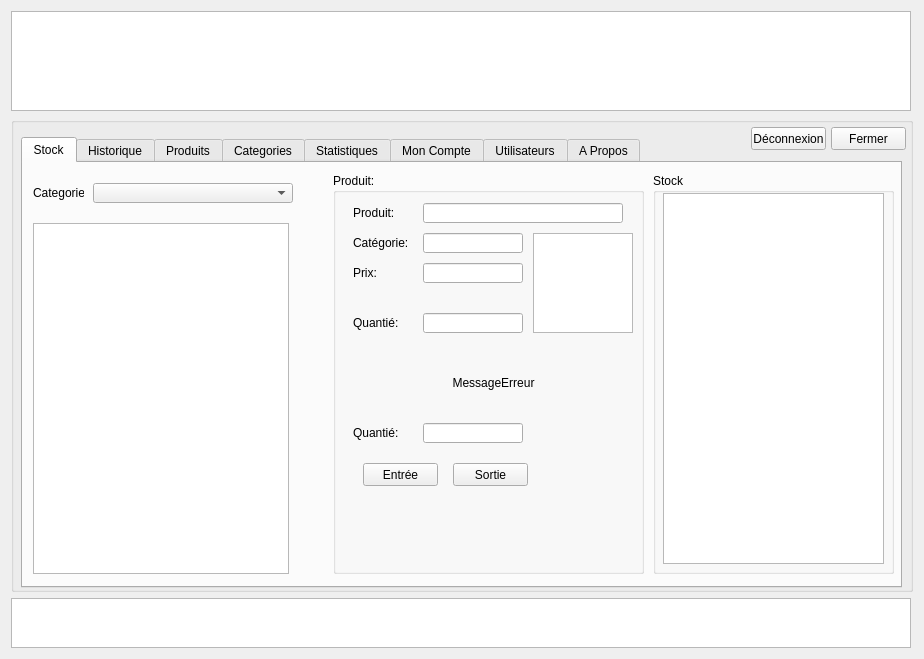
<?xml version="1.0" encoding="UTF-8"?>
<ui version="4.0">
 <class>SmartStockForm</class>
 <widget class="QWidget" name="SmartStockForm">
  <property name="geometry">
   <rect>
    <x>0</x>
    <y>0</y>
    <width>920</width>
    <height>655</height>
   </rect>
  </property>
  <property name="windowTitle">
   <string>Smart-Stock</string>
  </property>
  <layout class="QGridLayout" name="gridLayout">
   <item row="0" column="0">
    <widget class="QGraphicsView" name="header">
     <property name="minimumSize">
      <size>
       <width>900</width>
       <height>100</height>
      </size>
     </property>
     <property name="maximumSize">
      <size>
       <width>900</width>
       <height>100</height>
      </size>
     </property>
    </widget>
   </item>
   <item row="1" column="0">
    <widget class="QGroupBox" name="groupBox">
     <property name="minimumSize">
      <size>
       <width>902</width>
       <height>475</height>
      </size>
     </property>
     <property name="maximumSize">
      <size>
       <width>902</width>
       <height>475</height>
      </size>
     </property>
     <property name="title">
      <string/>
     </property>
     <widget class="QTabWidget" name="tabWidget">
      <property name="geometry">
       <rect>
        <x>10</x>
        <y>20</y>
        <width>881</width>
        <height>451</height>
       </rect>
      </property>
      <property name="currentIndex">
       <number>0</number>
      </property>
      <widget class="QWidget" name="Stock">
       <attribute name="title">
        <string>Stock</string>
       </attribute>
       <widget class="QListView" name="listView_Stock__Produit">
        <property name="geometry">
         <rect>
          <x>10</x>
          <y>60</y>
          <width>256</width>
          <height>351</height>
         </rect>
        </property>
       </widget>
       <widget class="QLabel" name="label_Stock_Categorie_2">
        <property name="geometry">
         <rect>
          <x>10</x>
          <y>20</y>
          <width>51</width>
          <height>20</height>
         </rect>
        </property>
        <property name="text">
         <string>Categorie:</string>
        </property>
       </widget>
       <widget class="QComboBox" name="comboBox_Stock_Categorie">
        <property name="geometry">
         <rect>
          <x>70</x>
          <y>20</y>
          <width>200</width>
          <height>20</height>
         </rect>
        </property>
       </widget>
       <widget class="QGroupBox" name="groupBox_Stock_Produit">
        <property name="geometry">
         <rect>
          <x>310</x>
          <y>10</y>
          <width>311</width>
          <height>401</height>
         </rect>
        </property>
        <property name="title">
         <string>Produit:</string>
        </property>
        <widget class="QLabel" name="label_Stock_Produit">
         <property name="geometry">
          <rect>
           <x>20</x>
           <y>30</y>
           <width>70</width>
           <height>20</height>
          </rect>
         </property>
         <property name="text">
          <string>Produit:</string>
         </property>
        </widget>
        <widget class="QLineEdit" name="lineEdit_Stock_Produit">
         <property name="geometry">
          <rect>
           <x>90</x>
           <y>30</y>
           <width>200</width>
           <height>20</height>
          </rect>
         </property>
         <property name="readOnly">
          <bool>true</bool>
         </property>
        </widget>
        <widget class="QGraphicsView" name="graphicsView_Stock_Photo">
         <property name="geometry">
          <rect>
           <x>200</x>
           <y>60</y>
           <width>100</width>
           <height>100</height>
          </rect>
         </property>
        </widget>
        <widget class="QPushButton" name="pushButton_Stock_Entree">
         <property name="geometry">
          <rect>
           <x>30</x>
           <y>290</y>
           <width>75</width>
           <height>23</height>
          </rect>
         </property>
         <property name="text">
          <string>Entrée</string>
         </property>
        </widget>
        <widget class="QPushButton" name="pushButton_Stock_Sortie">
         <property name="geometry">
          <rect>
           <x>120</x>
           <y>290</y>
           <width>75</width>
           <height>23</height>
          </rect>
         </property>
         <property name="text">
          <string>Sortie</string>
         </property>
        </widget>
        <widget class="QLineEdit" name="lineEdit_Stock_Prix">
         <property name="geometry">
          <rect>
           <x>90</x>
           <y>90</y>
           <width>100</width>
           <height>20</height>
          </rect>
         </property>
         <property name="readOnly">
          <bool>true</bool>
         </property>
        </widget>
        <widget class="QLabel" name="label_Stock_Prix">
         <property name="geometry">
          <rect>
           <x>20</x>
           <y>90</y>
           <width>70</width>
           <height>20</height>
          </rect>
         </property>
         <property name="text">
          <string>Prix:</string>
         </property>
        </widget>
        <widget class="QLabel" name="label_Stock_Categorie">
         <property name="enabled">
          <bool>true</bool>
         </property>
         <property name="geometry">
          <rect>
           <x>20</x>
           <y>60</y>
           <width>70</width>
           <height>20</height>
          </rect>
         </property>
         <property name="text">
          <string>Catégorie:</string>
         </property>
        </widget>
        <widget class="QLineEdit" name="lineEdit_Stock_Categorie">
         <property name="enabled">
          <bool>true</bool>
         </property>
         <property name="geometry">
          <rect>
           <x>90</x>
           <y>60</y>
           <width>100</width>
           <height>20</height>
          </rect>
         </property>
         <property name="text">
          <string/>
         </property>
         <property name="readOnly">
          <bool>true</bool>
         </property>
        </widget>
        <widget class="QLineEdit" name="lineEdit_Stock_Quantite">
         <property name="geometry">
          <rect>
           <x>90</x>
           <y>250</y>
           <width>100</width>
           <height>20</height>
          </rect>
         </property>
        </widget>
        <widget class="QLabel" name="label_Stock_Quantite">
         <property name="geometry">
          <rect>
           <x>20</x>
           <y>250</y>
           <width>70</width>
           <height>20</height>
          </rect>
         </property>
         <property name="text">
          <string>Quantié:</string>
         </property>
        </widget>
        <widget class="QLineEdit" name="lineEdit_Stock_QuantiteActuel">
         <property name="geometry">
          <rect>
           <x>90</x>
           <y>140</y>
           <width>100</width>
           <height>20</height>
          </rect>
         </property>
         <property name="readOnly">
          <bool>true</bool>
         </property>
        </widget>
        <widget class="QLabel" name="label_Stock_QuantiteActuel">
         <property name="geometry">
          <rect>
           <x>20</x>
           <y>140</y>
           <width>70</width>
           <height>20</height>
          </rect>
         </property>
         <property name="text">
          <string>Quantié:</string>
         </property>
        </widget>
        <widget class="QLabel" name="label_Stock_MessageErreur">
         <property name="geometry">
          <rect>
           <x>20</x>
           <y>200</y>
           <width>281</width>
           <height>20</height>
          </rect>
         </property>
         <property name="text">
          <string>MessageErreur</string>
         </property>
         <property name="alignment">
          <set>Qt::AlignCenter</set>
         </property>
        </widget>
       </widget>
       <widget class="QGroupBox" name="groupBox_Stock">
        <property name="geometry">
         <rect>
          <x>630</x>
          <y>10</y>
          <width>241</width>
          <height>401</height>
         </rect>
        </property>
        <property name="title">
         <string>Stock</string>
        </property>
        <widget class="QTableView" name="tableView_Stock">
         <property name="geometry">
          <rect>
           <x>10</x>
           <y>20</y>
           <width>221</width>
           <height>371</height>
          </rect>
         </property>
        </widget>
       </widget>
      </widget>
      <widget class="QWidget" name="Historique">
       <attribute name="title">
        <string>Historique</string>
       </attribute>
       <widget class="QGroupBox" name="groupBox_Historique_IN">
        <property name="geometry">
         <rect>
          <x>10</x>
          <y>10</y>
          <width>420</width>
          <height>401</height>
         </rect>
        </property>
        <property name="title">
         <string>Entreé</string>
        </property>
        <widget class="QTableView" name="tableView_Historique_IN">
         <property name="geometry">
          <rect>
           <x>10</x>
           <y>20</y>
           <width>401</width>
           <height>371</height>
          </rect>
         </property>
        </widget>
       </widget>
       <widget class="QGroupBox" name="groupBox_Historique_IN_2">
        <property name="geometry">
         <rect>
          <x>450</x>
          <y>10</y>
          <width>420</width>
          <height>401</height>
         </rect>
        </property>
        <property name="title">
         <string>Sortie</string>
        </property>
        <widget class="QTableView" name="tableView_Historique_OUT">
         <property name="geometry">
          <rect>
           <x>10</x>
           <y>20</y>
           <width>401</width>
           <height>371</height>
          </rect>
         </property>
        </widget>
       </widget>
      </widget>
      <widget class="QWidget" name="Produits">
       <attribute name="title">
        <string>Produits</string>
       </attribute>
       <widget class="QListView" name="listView_Prod_Produit">
        <property name="geometry">
         <rect>
          <x>10</x>
          <y>60</y>
          <width>256</width>
          <height>351</height>
         </rect>
        </property>
       </widget>
       <widget class="QGroupBox" name="groupBox_Prod_Produit">
        <property name="geometry">
         <rect>
          <x>310</x>
          <y>10</y>
          <width>550</width>
          <height>401</height>
         </rect>
        </property>
        <property name="title">
         <string>Produit:</string>
        </property>
        <widget class="QLabel" name="label_Prod_Produit">
         <property name="geometry">
          <rect>
           <x>20</x>
           <y>30</y>
           <width>70</width>
           <height>20</height>
          </rect>
         </property>
         <property name="text">
          <string>Produit:</string>
         </property>
        </widget>
        <widget class="QLabel" name="label_Prod_Photo">
         <property name="geometry">
          <rect>
           <x>20</x>
           <y>190</y>
           <width>70</width>
           <height>20</height>
          </rect>
         </property>
         <property name="text">
          <string>Photo:</string>
         </property>
        </widget>
        <widget class="QLabel" name="label_Prod_Description">
         <property name="geometry">
          <rect>
           <x>20</x>
           <y>110</y>
           <width>70</width>
           <height>16</height>
          </rect>
         </property>
         <property name="text">
          <string>Description:</string>
         </property>
        </widget>
        <widget class="QPlainTextEdit" name="plainTextEdit_Prod_Description">
         <property name="geometry">
          <rect>
           <x>90</x>
           <y>60</y>
           <width>200</width>
           <height>121</height>
          </rect>
         </property>
         <property name="readOnly">
          <bool>false</bool>
         </property>
        </widget>
        <widget class="QLineEdit" name="lineEdit_Prod_Produit">
         <property name="geometry">
          <rect>
           <x>90</x>
           <y>30</y>
           <width>200</width>
           <height>20</height>
          </rect>
         </property>
         <property name="readOnly">
          <bool>true</bool>
         </property>
        </widget>
        <widget class="QLineEdit" name="lineEdit_Prod_Photo">
         <property name="geometry">
          <rect>
           <x>90</x>
           <y>190</y>
           <width>200</width>
           <height>20</height>
          </rect>
         </property>
         <property name="readOnly">
          <bool>false</bool>
         </property>
        </widget>
        <widget class="QGraphicsView" name="graphicsView_Prod_Photo">
         <property name="geometry">
          <rect>
           <x>340</x>
           <y>30</y>
           <width>200</width>
           <height>200</height>
          </rect>
         </property>
        </widget>
        <widget class="QPushButton" name="pushButton_Prod_Ajouter">
         <property name="geometry">
          <rect>
           <x>70</x>
           <y>360</y>
           <width>75</width>
           <height>23</height>
          </rect>
         </property>
         <property name="text">
          <string>Ajouter</string>
         </property>
        </widget>
        <widget class="QPushButton" name="pushButton_Prod_Enregistrer">
         <property name="geometry">
          <rect>
           <x>160</x>
           <y>360</y>
           <width>75</width>
           <height>23</height>
          </rect>
         </property>
         <property name="text">
          <string>Enregistrer</string>
         </property>
        </widget>
        <widget class="QPushButton" name="pushButton_Prod_Modifier">
         <property name="geometry">
          <rect>
           <x>250</x>
           <y>360</y>
           <width>75</width>
           <height>23</height>
          </rect>
         </property>
         <property name="text">
          <string>Modifier</string>
         </property>
        </widget>
        <widget class="QPushButton" name="pushButton_Prod_Supprimer">
         <property name="geometry">
          <rect>
           <x>340</x>
           <y>360</y>
           <width>75</width>
           <height>23</height>
          </rect>
         </property>
         <property name="text">
          <string>Supprimer</string>
         </property>
        </widget>
        <widget class="QLineEdit" name="lineEdit_Prod_Prix">
         <property name="geometry">
          <rect>
           <x>90</x>
           <y>220</y>
           <width>200</width>
           <height>20</height>
          </rect>
         </property>
         <property name="readOnly">
          <bool>false</bool>
         </property>
        </widget>
        <widget class="QLabel" name="label_Prod_Prix">
         <property name="geometry">
          <rect>
           <x>20</x>
           <y>220</y>
           <width>70</width>
           <height>20</height>
          </rect>
         </property>
         <property name="text">
          <string>Prix:</string>
         </property>
        </widget>
        <widget class="QLineEdit" name="lineEdit_Prod_Active">
         <property name="geometry">
          <rect>
           <x>90</x>
           <y>250</y>
           <width>200</width>
           <height>20</height>
          </rect>
         </property>
         <property name="readOnly">
          <bool>false</bool>
         </property>
        </widget>
        <widget class="QLabel" name="label_Prod_Active">
         <property name="geometry">
          <rect>
           <x>20</x>
           <y>250</y>
           <width>70</width>
           <height>20</height>
          </rect>
         </property>
         <property name="text">
          <string>Active:</string>
         </property>
        </widget>
        <widget class="QLabel" name="label_Prod_Categorie_2">
         <property name="enabled">
          <bool>true</bool>
         </property>
         <property name="geometry">
          <rect>
           <x>20</x>
           <y>280</y>
           <width>70</width>
           <height>20</height>
          </rect>
         </property>
         <property name="text">
          <string>Catégorie:</string>
         </property>
        </widget>
        <widget class="QLineEdit" name="lineEdit_Prod_Categorie">
         <property name="enabled">
          <bool>true</bool>
         </property>
         <property name="geometry">
          <rect>
           <x>90</x>
           <y>280</y>
           <width>200</width>
           <height>20</height>
          </rect>
         </property>
         <property name="text">
          <string/>
         </property>
         <property name="readOnly">
          <bool>true</bool>
         </property>
        </widget>
        <widget class="QPushButton" name="pushButton_Prod_Desactiver">
         <property name="geometry">
          <rect>
           <x>430</x>
           <y>360</y>
           <width>75</width>
           <height>23</height>
          </rect>
         </property>
         <property name="text">
          <string>Désactiver</string>
         </property>
        </widget>
        <widget class="QComboBox" name="comboBox_Prod_Categorie_2">
         <property name="enabled">
          <bool>true</bool>
         </property>
         <property name="geometry">
          <rect>
           <x>90</x>
           <y>280</y>
           <width>200</width>
           <height>20</height>
          </rect>
         </property>
        </widget>
        <widget class="QPushButton" name="pushButton_Prod_ParcourirPhoto">
         <property name="enabled">
          <bool>false</bool>
         </property>
         <property name="geometry">
          <rect>
           <x>390</x>
           <y>250</y>
           <width>75</width>
           <height>23</height>
          </rect>
         </property>
         <property name="text">
          <string>Parcourir</string>
         </property>
        </widget>
       </widget>
       <widget class="QComboBox" name="comboBox_Prod_Categorie">
        <property name="geometry">
         <rect>
          <x>70</x>
          <y>20</y>
          <width>200</width>
          <height>20</height>
         </rect>
        </property>
       </widget>
       <widget class="QLabel" name="label_Prod_Categorie">
        <property name="geometry">
         <rect>
          <x>10</x>
          <y>20</y>
          <width>51</width>
          <height>20</height>
         </rect>
        </property>
        <property name="text">
         <string>Categorie:</string>
        </property>
       </widget>
      </widget>
      <widget class="QWidget" name="Categories">
       <attribute name="title">
        <string>Categories</string>
       </attribute>
       <widget class="QListView" name="listView_Categorie">
        <property name="geometry">
         <rect>
          <x>10</x>
          <y>20</y>
          <width>256</width>
          <height>391</height>
         </rect>
        </property>
       </widget>
       <widget class="QGroupBox" name="groupBox_Cat_Categorie">
        <property name="geometry">
         <rect>
          <x>310</x>
          <y>10</y>
          <width>550</width>
          <height>300</height>
         </rect>
        </property>
        <property name="title">
         <string>Categorie:</string>
        </property>
        <widget class="QLabel" name="label_Cat_Categorie">
         <property name="geometry">
          <rect>
           <x>20</x>
           <y>30</y>
           <width>70</width>
           <height>20</height>
          </rect>
         </property>
         <property name="text">
          <string>Categorie:</string>
         </property>
        </widget>
        <widget class="QLabel" name="label_Cat_Photo">
         <property name="geometry">
          <rect>
           <x>20</x>
           <y>190</y>
           <width>70</width>
           <height>20</height>
          </rect>
         </property>
         <property name="text">
          <string>Photo:</string>
         </property>
        </widget>
        <widget class="QLabel" name="label_Cat_Description">
         <property name="geometry">
          <rect>
           <x>20</x>
           <y>110</y>
           <width>70</width>
           <height>16</height>
          </rect>
         </property>
         <property name="text">
          <string>Description:</string>
         </property>
        </widget>
        <widget class="QPlainTextEdit" name="plainTextEdit_Cat_Description">
         <property name="geometry">
          <rect>
           <x>90</x>
           <y>60</y>
           <width>200</width>
           <height>121</height>
          </rect>
         </property>
        </widget>
        <widget class="QLineEdit" name="lineEdit_Cat_Categorie">
         <property name="geometry">
          <rect>
           <x>90</x>
           <y>30</y>
           <width>200</width>
           <height>20</height>
          </rect>
         </property>
        </widget>
        <widget class="QLineEdit" name="lineEdit_Cat_Photo">
         <property name="geometry">
          <rect>
           <x>90</x>
           <y>190</y>
           <width>200</width>
           <height>20</height>
          </rect>
         </property>
        </widget>
        <widget class="QGraphicsView" name="graphicsView_Cat_Photo">
         <property name="geometry">
          <rect>
           <x>340</x>
           <y>30</y>
           <width>200</width>
           <height>200</height>
          </rect>
         </property>
        </widget>
        <widget class="QPushButton" name="pushButton_Cat_Ajouter">
         <property name="geometry">
          <rect>
           <x>70</x>
           <y>260</y>
           <width>75</width>
           <height>23</height>
          </rect>
         </property>
         <property name="text">
          <string>Ajouter</string>
         </property>
        </widget>
        <widget class="QPushButton" name="pushButton_Cat_Enregistrer">
         <property name="geometry">
          <rect>
           <x>160</x>
           <y>260</y>
           <width>75</width>
           <height>23</height>
          </rect>
         </property>
         <property name="text">
          <string>Enregistrer</string>
         </property>
        </widget>
        <widget class="QPushButton" name="pushButton_Cat_Modifier">
         <property name="geometry">
          <rect>
           <x>250</x>
           <y>260</y>
           <width>75</width>
           <height>23</height>
          </rect>
         </property>
         <property name="text">
          <string>Modifier</string>
         </property>
        </widget>
        <widget class="QPushButton" name="pushButton_Cat_Supprimer">
         <property name="geometry">
          <rect>
           <x>340</x>
           <y>260</y>
           <width>75</width>
           <height>23</height>
          </rect>
         </property>
         <property name="text">
          <string>Supprimer</string>
         </property>
        </widget>
       </widget>
      </widget>
      <widget class="QWidget" name="Statistiques">
       <attribute name="title">
        <string>Statistiques</string>
       </attribute>
       <widget class="QGroupBox" name="groupBox_Stat_BM">
        <property name="geometry">
         <rect>
          <x>10</x>
          <y>10</y>
          <width>241</width>
          <height>411</height>
         </rect>
        </property>
        <property name="title">
         <string>Meilleurs Produits pour ce mois</string>
        </property>
        <widget class="QTableView" name="tableView_Stat_BM">
         <property name="geometry">
          <rect>
           <x>10</x>
           <y>20</y>
           <width>221</width>
           <height>381</height>
          </rect>
         </property>
        </widget>
       </widget>
       <widget class="QGroupBox" name="groupBox_Stat_BY">
        <property name="geometry">
         <rect>
          <x>320</x>
          <y>10</y>
          <width>241</width>
          <height>411</height>
         </rect>
        </property>
        <property name="title">
         <string>Meilleurs Produits de l'année</string>
        </property>
        <widget class="QTableView" name="tableView_Stat_BY">
         <property name="geometry">
          <rect>
           <x>10</x>
           <y>20</y>
           <width>221</width>
           <height>381</height>
          </rect>
         </property>
        </widget>
       </widget>
       <widget class="QGroupBox" name="groupBox_Stat_WM">
        <property name="geometry">
         <rect>
          <x>630</x>
          <y>10</y>
          <width>241</width>
          <height>411</height>
         </rect>
        </property>
        <property name="title">
         <string>Toujours En Stock</string>
        </property>
        <widget class="QTableView" name="tableView_Stat_WM">
         <property name="geometry">
          <rect>
           <x>10</x>
           <y>20</y>
           <width>221</width>
           <height>381</height>
          </rect>
         </property>
        </widget>
       </widget>
      </widget>
      <widget class="QWidget" name="MonCompte">
       <attribute name="title">
        <string>Mon Compte</string>
       </attribute>
       <widget class="QLabel" name="label_Login">
        <property name="geometry">
         <rect>
          <x>300</x>
          <y>40</y>
          <width>171</width>
          <height>21</height>
         </rect>
        </property>
        <property name="text">
         <string>Login</string>
        </property>
       </widget>
       <widget class="QLabel" name="label_Password">
        <property name="geometry">
         <rect>
          <x>300</x>
          <y>70</y>
          <width>171</width>
          <height>21</height>
         </rect>
        </property>
        <property name="text">
         <string>Password</string>
        </property>
        <property name="textFormat">
         <enum>Qt::AutoText</enum>
        </property>
       </widget>
       <widget class="QLabel" name="label_Nom">
        <property name="geometry">
         <rect>
          <x>300</x>
          <y>100</y>
          <width>171</width>
          <height>21</height>
         </rect>
        </property>
        <property name="text">
         <string>Nom</string>
        </property>
       </widget>
       <widget class="QLabel" name="label_Active">
        <property name="geometry">
         <rect>
          <x>300</x>
          <y>130</y>
          <width>171</width>
          <height>21</height>
         </rect>
        </property>
        <property name="text">
         <string>Active</string>
        </property>
       </widget>
       <widget class="QLabel" name="label_Droits">
        <property name="geometry">
         <rect>
          <x>300</x>
          <y>160</y>
          <width>171</width>
          <height>21</height>
         </rect>
        </property>
        <property name="text">
         <string>Droits</string>
        </property>
       </widget>
       <widget class="QLabel" name="label_Photo">
        <property name="geometry">
         <rect>
          <x>300</x>
          <y>190</y>
          <width>171</width>
          <height>21</height>
         </rect>
        </property>
        <property name="text">
         <string>Photos</string>
        </property>
       </widget>
       <widget class="QGraphicsView" name="graphicsView_PhotoUser">
        <property name="geometry">
         <rect>
          <x>10</x>
          <y>20</y>
          <width>200</width>
          <height>200</height>
         </rect>
        </property>
       </widget>
       <widget class="QLabel" name="label_Photo_2">
        <property name="geometry">
         <rect>
          <x>230</x>
          <y>190</y>
          <width>55</width>
          <height>21</height>
         </rect>
        </property>
        <property name="text">
         <string>Photos:</string>
        </property>
       </widget>
       <widget class="QLabel" name="label_Nom_2">
        <property name="geometry">
         <rect>
          <x>230</x>
          <y>100</y>
          <width>55</width>
          <height>21</height>
         </rect>
        </property>
        <property name="text">
         <string>Nom:</string>
        </property>
       </widget>
       <widget class="QLabel" name="label_Droits_2">
        <property name="geometry">
         <rect>
          <x>230</x>
          <y>160</y>
          <width>55</width>
          <height>21</height>
         </rect>
        </property>
        <property name="text">
         <string>Droits:</string>
        </property>
       </widget>
       <widget class="QLabel" name="label_Password_2">
        <property name="geometry">
         <rect>
          <x>230</x>
          <y>70</y>
          <width>55</width>
          <height>21</height>
         </rect>
        </property>
        <property name="text">
         <string>Password:</string>
        </property>
       </widget>
       <widget class="QLabel" name="label_Login_2">
        <property name="geometry">
         <rect>
          <x>230</x>
          <y>40</y>
          <width>55</width>
          <height>21</height>
         </rect>
        </property>
        <property name="text">
         <string>Login:</string>
        </property>
       </widget>
       <widget class="QLabel" name="label_Active_2">
        <property name="geometry">
         <rect>
          <x>230</x>
          <y>130</y>
          <width>55</width>
          <height>21</height>
         </rect>
        </property>
        <property name="text">
         <string>Active:</string>
        </property>
       </widget>
      </widget>
      <widget class="QWidget" name="Utilisateurs">
       <attribute name="title">
        <string>Utilisateurs</string>
       </attribute>
       <widget class="QListView" name="listView_Utilisateur">
        <property name="geometry">
         <rect>
          <x>10</x>
          <y>20</y>
          <width>256</width>
          <height>391</height>
         </rect>
        </property>
       </widget>
       <widget class="QGroupBox" name="groupBox_User_Utilisateur">
        <property name="geometry">
         <rect>
          <x>310</x>
          <y>10</y>
          <width>550</width>
          <height>300</height>
         </rect>
        </property>
        <property name="title">
         <string>Utilisateur:</string>
        </property>
        <widget class="QLabel" name="label_User_Login">
         <property name="geometry">
          <rect>
           <x>20</x>
           <y>30</y>
           <width>70</width>
           <height>20</height>
          </rect>
         </property>
         <property name="text">
          <string>Login:</string>
         </property>
        </widget>
        <widget class="QLabel" name="label_User_Photo">
         <property name="geometry">
          <rect>
           <x>20</x>
           <y>190</y>
           <width>70</width>
           <height>20</height>
          </rect>
         </property>
         <property name="text">
          <string>Photo:</string>
         </property>
        </widget>
        <widget class="QLineEdit" name="lineEdit_User_Login">
         <property name="geometry">
          <rect>
           <x>90</x>
           <y>30</y>
           <width>200</width>
           <height>20</height>
          </rect>
         </property>
         <property name="readOnly">
          <bool>true</bool>
         </property>
        </widget>
        <widget class="QLineEdit" name="lineEdit_User_Photo">
         <property name="geometry">
          <rect>
           <x>90</x>
           <y>190</y>
           <width>200</width>
           <height>20</height>
          </rect>
         </property>
        </widget>
        <widget class="QGraphicsView" name="graphicsView_User_Photo">
         <property name="geometry">
          <rect>
           <x>340</x>
           <y>30</y>
           <width>200</width>
           <height>200</height>
          </rect>
         </property>
        </widget>
        <widget class="QPushButton" name="pushButton_User_Ajouter">
         <property name="geometry">
          <rect>
           <x>30</x>
           <y>260</y>
           <width>75</width>
           <height>23</height>
          </rect>
         </property>
         <property name="text">
          <string>Ajouter</string>
         </property>
        </widget>
        <widget class="QPushButton" name="pushButton_User_Enregistrer">
         <property name="geometry">
          <rect>
           <x>120</x>
           <y>260</y>
           <width>75</width>
           <height>23</height>
          </rect>
         </property>
         <property name="text">
          <string>Enregistrer</string>
         </property>
        </widget>
        <widget class="QPushButton" name="pushButton_User_Modifier">
         <property name="geometry">
          <rect>
           <x>210</x>
           <y>260</y>
           <width>75</width>
           <height>23</height>
          </rect>
         </property>
         <property name="text">
          <string>Modifier</string>
         </property>
        </widget>
        <widget class="QPushButton" name="pushButton_User_Supprimer">
         <property name="geometry">
          <rect>
           <x>300</x>
           <y>260</y>
           <width>75</width>
           <height>23</height>
          </rect>
         </property>
         <property name="text">
          <string>Supprimer</string>
         </property>
        </widget>
        <widget class="QPushButton" name="pushButton_User_Desactiver">
         <property name="geometry">
          <rect>
           <x>390</x>
           <y>260</y>
           <width>75</width>
           <height>23</height>
          </rect>
         </property>
         <property name="text">
          <string>Désactiver</string>
         </property>
        </widget>
        <widget class="QLabel" name="label_User_Password">
         <property name="geometry">
          <rect>
           <x>20</x>
           <y>60</y>
           <width>70</width>
           <height>20</height>
          </rect>
         </property>
         <property name="text">
          <string>Password:</string>
         </property>
        </widget>
        <widget class="QLineEdit" name="lineEdit_User_Password">
         <property name="geometry">
          <rect>
           <x>90</x>
           <y>60</y>
           <width>200</width>
           <height>20</height>
          </rect>
         </property>
        </widget>
        <widget class="QLabel" name="label_User_Nom">
         <property name="geometry">
          <rect>
           <x>20</x>
           <y>90</y>
           <width>70</width>
           <height>20</height>
          </rect>
         </property>
         <property name="text">
          <string>Nom:</string>
         </property>
        </widget>
        <widget class="QLineEdit" name="lineEdit_User_Nom">
         <property name="geometry">
          <rect>
           <x>90</x>
           <y>90</y>
           <width>200</width>
           <height>20</height>
          </rect>
         </property>
        </widget>
        <widget class="QLabel" name="label_User_Active">
         <property name="geometry">
          <rect>
           <x>20</x>
           <y>120</y>
           <width>70</width>
           <height>20</height>
          </rect>
         </property>
         <property name="text">
          <string>Active:</string>
         </property>
        </widget>
        <widget class="QLineEdit" name="lineEdit_User_Active">
         <property name="geometry">
          <rect>
           <x>90</x>
           <y>120</y>
           <width>200</width>
           <height>20</height>
          </rect>
         </property>
        </widget>
        <widget class="QLabel" name="label_User_Droits">
         <property name="geometry">
          <rect>
           <x>20</x>
           <y>150</y>
           <width>70</width>
           <height>20</height>
          </rect>
         </property>
         <property name="text">
          <string>Droits:</string>
         </property>
        </widget>
        <widget class="QLineEdit" name="lineEdit_User_Droits">
         <property name="geometry">
          <rect>
           <x>90</x>
           <y>150</y>
           <width>200</width>
           <height>20</height>
          </rect>
         </property>
        </widget>
       </widget>
      </widget>
      <widget class="QWidget" name="APropos">
       <attribute name="title">
        <string>A Propos</string>
       </attribute>
      </widget>
     </widget>
     <widget class="QPushButton" name="pushButton_Fermer">
      <property name="geometry">
       <rect>
        <x>820</x>
        <y>10</y>
        <width>75</width>
        <height>23</height>
       </rect>
      </property>
      <property name="text">
       <string>Fermer</string>
      </property>
     </widget>
     <widget class="QPushButton" name="pushButton">
      <property name="geometry">
       <rect>
        <x>740</x>
        <y>10</y>
        <width>75</width>
        <height>23</height>
       </rect>
      </property>
      <property name="text">
       <string>Déconnexion</string>
      </property>
     </widget>
    </widget>
   </item>
   <item row="2" column="0">
    <widget class="QGraphicsView" name="footer">
     <property name="minimumSize">
      <size>
       <width>900</width>
       <height>50</height>
      </size>
     </property>
     <property name="maximumSize">
      <size>
       <width>900</width>
       <height>50</height>
      </size>
     </property>
    </widget>
   </item>
  </layout>
 </widget>
 <resources/>
 <connections/>
</ui>
